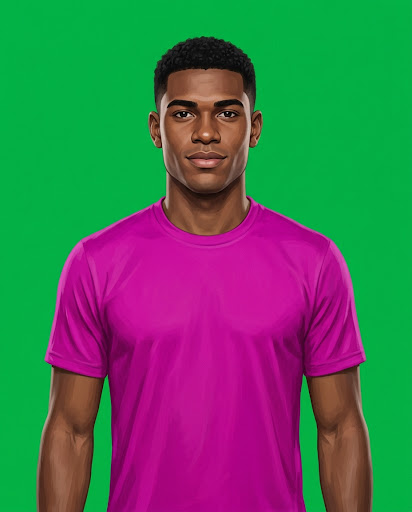
#> input picture docs/arte/visuais/visual-04/Image.jpeg, 412 x 512 px; its folder holds only this picture in this run
$ python processar_visuais.py
#> lines starting #> are read from the running program, lines starting #| are printed output that depends on the picture; after the words box and inside, x2 and y2 are one past the last pixel; in counts of white or black regions, pixels touching at a corner belong together
#!/usr/bin/env python3
"""Pós-processamento dos 10 retratos de visuais (docs/arte/visuais/visual-NN/Image*.jpeg).

Para cada imagem: (1) acha o fundo verde chapado e o torna transparente, sem franja verde nas bordas;
(2) reenquadra em 4:5 estendendo a tela (nunca corta o corpo): cabeça a 10% do topo e margem lateral de pelo menos 8%;
(3) troca a camisa magenta por cinza com a mesma luz e sombra e grava a máscara dela (o jogo pinta com a cor do clube);
(4) grava WebP com transparência em src/assets/visuais/visual-NN.webp e a máscara em visual-NN-camisa.webp.

Uso:
  uv run --with pillow --with numpy python docs/arte/processar_visuais.py [--saida pasta] [--largura 928] [--qualidade 90]
Autoteste:
  uv run --with pillow --with numpy python docs/arte/test_processar_visuais.py

Só mede e mexe em pixels: não reconhece rostos nem altera o personagem. A resolução não aumenta (a menos que --largura
peça uma ampliação por Lanczos, que só serve de provisório: o ideal é gerar de novo em 1856x2304).
"""
import argparse
import glob
import os
import sys

import numpy as np
from PIL import Image

RATIO = 0.8                 # 4:5
HEAD_TOP = 0.10             # topo da cabeça a 10% da altura
SIDE_MIN = 0.08             # margem lateral mínima (fração da largura), medida a 80% da altura
KEY_LO, KEY_HI = 0.30, 0.80  # faixa do "quanto é fundo" em que a transparência é parcial
SHIRT_LO, SHIRT_HI = 10.0, 40.0  # "quanto é magenta" (min(r, b) - g) em que a máscara da camisa é parcial; pele e cabelo ficam abaixo de 0
SHIRT_REF = 95               # percentil do brilho da camisa que vira branco no cinza (o tecido mais claro)


def _corner_color(img):
    h, w, _ = img.shape
    n = max(6, w // 60)
    patches = [img[:n, :n], img[:n, -n:], img[-n:, :n], img[-n:, -n:]]
    return np.mean([p.reshape(-1, 3).mean(0) for p in patches], axis=0)


def _greenness(img):
    """Quanto o pixel é 'verde de chroma': g acima do maior entre r e b."""
    return img[..., 1] - np.maximum(img[..., 0], img[..., 2])


def matte(img):
    """Opacidade 0..1 (0 = fundo). `img` é HxWx3 em float 0..255. O fundo é o verde dos cantos, de qualquer tom."""
    ref = _corner_color(img)
    ref_k = max(float(ref[1] - max(ref[0], ref[2])), 1.0)
    ratio = _greenness(img) / ref_k                     # 1 no fundo, <=0 em pele, cabelo e camisa
    t = np.clip((ratio - KEY_LO) / (KEY_HI - KEY_LO), 0.0, 1.0)
    t = t * t * (3 - 2 * t)                              # suaviza a borda
    return 1.0 - t


def despill(img, alpha):
    """Tira o verde que vaza do fundo nas bordas semitransparentes (g não passa do maior entre r e b)."""
    out = img.copy()
    edge = (alpha > 0.0) & (alpha < 0.98)
    cap = np.maximum(img[..., 0], img[..., 2])
    out[..., 1] = np.where(edge, np.minimum(img[..., 1], cap), img[..., 1])
    return out


def shirt_mask(img, alpha):
    """Quanto cada pixel é camisa (0..1): o magenta chapado do prompt (#CC00AA e suas sombras), só onde há pessoa."""
    mag = np.minimum(img[..., 0], img[..., 2]) - img[..., 1]
    return np.clip((mag - SHIRT_LO) / (SHIRT_HI - SHIRT_LO), 0.0, 1.0) * alpha


def neutralize(img, t):
    """Troca o magenta da camisa por cinza com a mesma luz e sombra: o tecido mais claro vira branco, para o jogo
    multiplicar pela cor do clube. Fora da máscara nada muda."""
    lum = img[..., 0] * 0.299 + img[..., 1] * 0.587 + img[..., 2] * 0.114
    core = t > 0.9
    ref = max(float(np.percentile(lum[core], SHIRT_REF)), 1.0) if core.any() else 255.0
    gray = np.round(np.clip(lum / ref, 0.0, 1.0) * 255)
    out = img * (1 - t[..., None]) + gray[..., None] * t[..., None]
    return np.where(t[..., None] > 0, np.round(out), img)


def _bbox_rows(alpha):
    rows = np.where((alpha > 0.5).sum(1) > max(2, alpha.shape[1] * 0.01))[0]
    return int(rows[0]), int(rows[-1])


def _side_margin_px(alpha):
    h, w = alpha.shape
    cols = np.where(alpha[int(h * 0.8)] > 0.5)[0]
    return int(min(cols[0], w - 1 - cols[-1])) if len(cols) else 0


def _frame(alpha):
    """Tamanho final (4:5) e posição do retrato nele: cabeça a 10% do topo e margens laterais >= 8%."""
    h, w = alpha.shape
    y_top, _ = _bbox_rows(alpha)
    m = _side_margin_px(alpha)
    t_head = max(0.0, (HEAD_TOP * h - y_top) / (1 - HEAD_TOP))    # folga em cima para a cabeça ficar a 10%
    h2a = h + t_head
    w2a = RATIO * h2a
    p_min = max(0.0, (SIDE_MIN * w - m) / (1 - 2 * SIDE_MIN))     # folga lateral (cada lado) para a margem >= 8%
    p_min = p_min + 1 if p_min > 0 else 0.0                       # +1 px: o arredondamento não pode comer a margem
    w2 = max(w2a, w + 2 * p_min)
    h2 = int(np.ceil(w2 / RATIO))                                  # sempre para cima: nunca corta nem encolhe a margem
    w2 = int(np.ceil(h2 * RATIO))
    return (w2, h2), ((w2 - w) // 2, h2 - h)                       # todo o acréscimo vai no topo: o corte da cintura fica


def _place(rgb, alpha, size, pos):
    h, w = alpha.shape
    rgba = np.zeros((h, w, 4), dtype=np.uint8)
    rgba[..., :3] = np.clip(rgb, 0, 255).astype(np.uint8)
    rgba[..., 3] = np.clip(alpha * 255 + 0.5, 0, 255).astype(np.uint8)
    canvas = Image.new('RGBA', size, (0, 0, 0, 0))
    canvas.paste(Image.fromarray(rgba, 'RGBA'), pos)
    return canvas


def processar(im):
    """Imagem PIL (fundo verde) -> RGBA 4:5 com a cabeça a 10% do topo e margens laterais >= 8%."""
    rgb = np.asarray(im.convert('RGB')).astype(float)
    alpha = matte(rgb)
    return _place(despill(rgb, alpha), alpha, *_frame(alpha))


def processar_com_camisa(im):
    """Como `processar`, com a camisa magenta trocada por cinza; devolve também a máscara da camisa (alfa), no mesmo quadro."""
    rgb = np.asarray(im.convert('RGB')).astype(float)
    alpha = matte(rgb)
    t = shirt_mask(rgb, alpha)
    size, pos = _frame(alpha)
    retrato = _place(neutralize(despill(rgb, alpha), t), alpha, size, pos)
    mascara = _place(np.full_like(rgb, 255.0), t, size, pos)
    return retrato, mascara


def medir(rgba):
    a = np.asarray(rgba)[..., 3].astype(float) / 255
    h, w = a.shape
    y_top, _ = _bbox_rows(a)
    m = _side_margin_px(a)
    cols = np.where(a[int(h * 0.8)] > 0.5)[0]
    return {'w': w, 'h': h, 'topo': 100 * y_top / h, 'margem_l': 100 * cols[0] / w if len(cols) else 0.0,
            'margem_r': 100 * (w - 1 - cols[-1]) / w if len(cols) else 0.0, 'transparente': 100 * float((a < 0.02).mean())}


def find_image(folder):
    found = []
    for ext in ('jpeg', 'jpg', 'png'):
        for pat in (f'[Ii]mage*.{ext}', f'[Ii]magem*.{ext}'):
            found.extend(glob.glob(os.path.join(folder, pat)))
    return max(found, key=os.path.getmtime) if found else None


def main():
    here = os.path.dirname(os.path.abspath(__file__))
    ap = argparse.ArgumentParser(description=__doc__.split('\n')[0])
    ap.add_argument('--fontes', default=os.path.join(here, 'visuais'))
    ap.add_argument('--saida', default=os.path.join(here, '..', '..', 'src', 'assets', 'visuais'))
    ap.add_argument('--largura', type=int, default=0, help='amplia por Lanczos até esta largura (só provisório)')
    ap.add_argument('--qualidade', type=int, default=90)
    args = ap.parse_args()
    os.makedirs(args.saida, exist_ok=True)
    folders = sorted(glob.glob(os.path.join(args.fontes, 'visual-*')))
    if not folders:
        print('nenhuma pasta visual-NN em', args.fontes); return 1
    print(f'{"visual":10} {"origem":>10} {"saída":>10} {"topo%":>6} {"marg L/R%":>10}  nota')
    bad = 0
    for d in folders:
        name = os.path.basename(d)
        src = find_image(d)
        if not src:
            print(f'{name:10} sem imagem'); bad += 1; continue
        im = Image.open(src)
#> im is the input picture: PIL image 412x512 RGB; mean R, G, B 77.7, 105.5, 88.5
        out, mask = processar_com_camisa(im)
#> in matte, `ref = _corner_color(img)`: ref = [3.92, 176.3, 70.58]
#> in matte, `ref_k = max(float(ref[1] - max(ref[0], ref[2])), 1.0)`: ref_k = 105.7
#> in _bbox_rows, `rows = np.where((alpha > 0.5).sum(1) > max(2, alpha.shape[1] * 0.01))[0]`: rows = 475 values from 37 to 511
#> in _frame, `y_top, _ = _bbox_rows(alpha)`: y_top = 37
#> in _side_margin_px, `cols = np.where(alpha[int(h * 0.8)] > 0.5)[0]`: cols = 291 values from 48 to 361
#> in _frame, `m = _side_margin_px(alpha)`: m = 48
#> in _frame, `t_head = max(0.0, (HEAD_TOP * h - y_top) / (1 - HEAD_TOP))`: t_head = 15.78
#> in _frame, `h2a = h + t_head`: h2a = 527.8
#> in _frame, `w2a = RATIO * h2a`: w2a = 422.2
#> in _frame, `p_min = max(0.0, (SIDE_MIN * w - m) / (1 - 2 * SIDE_MIN))`: p_min = 0
#> in _frame, `w2 = max(w2a, w + 2 * p_min)`: w2 = 422.2
#> in _frame, `h2 = int(np.ceil(w2 / RATIO))`: h2 = 528
#> in _frame, `w2 = int(np.ceil(h2 * RATIO))`: w2 = 423
#> in processar_com_camisa, `size, pos = _frame(alpha)`: size = (423, 528); pos = (5, 16)
#> in despill, `edge = (alpha > 0.0) & (alpha < 0.98)`:
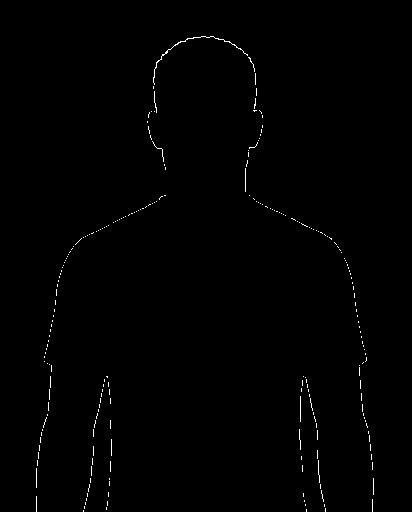
#> edge: shape (512, 412) bool; 0.55% white in thin lines or dots, all inside (x1, y1, x2, y2) = (36, 36, 374, 512)
#> in despill, `cap = np.maximum(img[..., 0], img[..., 2])`:
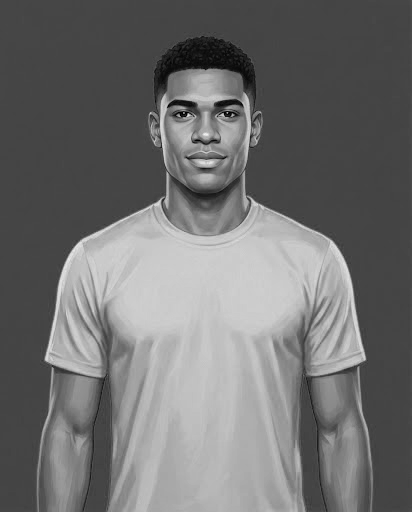
#> cap: shape (512, 412) float64; min 0, max 241, mean 111.5
#> in despill, `out[..., 1] = np.where(edge, np.minimum(img[..., 1], cap), img[..., 1])`: out: shape (512, 412, 3) float64; mean R, G, B 77.7, 105.1, 88.5
#> in neutralize, `lum = img[..., 0] * 0.299 + img[..., 1] * 0.587 + img[..., 2] * 0.114`:
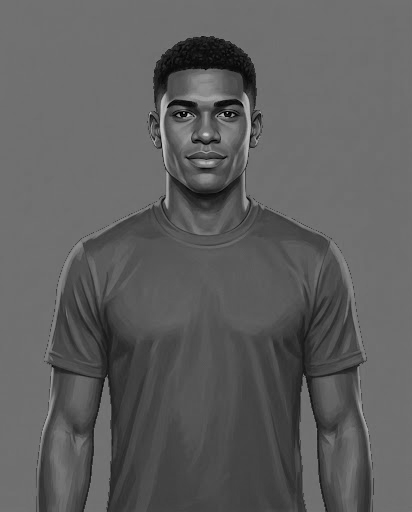
#> lum: shape (512, 412) float64; min 0, max 211, mean 95
#> in neutralize, `core = t > 0.9`:
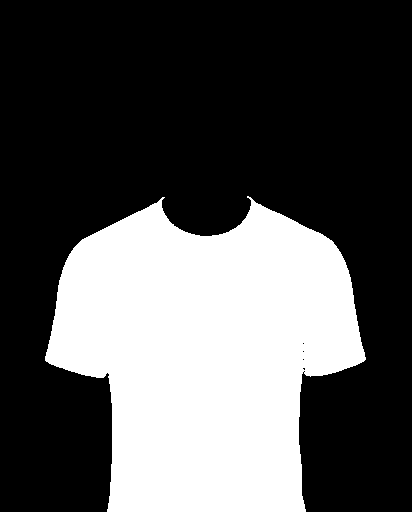
#> core: shape (512, 412) bool; 33.3% white; 1 white region, box (x1, y1, x2, y2) and area: (45, 196, 366, 512) 70183
#> in neutralize, `ref = max(float(np.percentile(lum[core], SHIRT_REF)), 1.0) if core.any..`: ref = 94.16
#> in neutralize, `out = img * (1 - t[..., None]) + gray[..., None] * t[..., None]`:
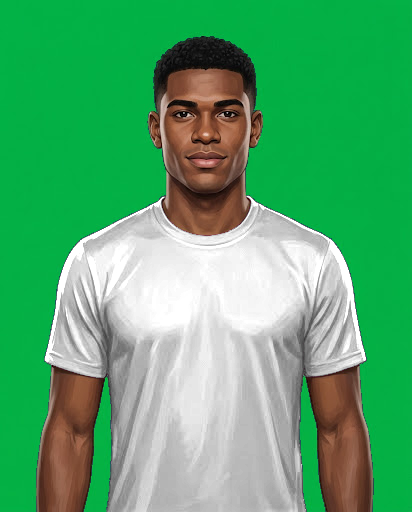
#> out: shape (512, 412, 3) float64; mean R, G, B 86.3, 168.8, 111.6
#> in _place, `h, w = alpha.shape`: h = 512; w = 412
#> in _place, `canvas = Image.new('RGBA', size, (0, 0, 0, 0))`: canvas: PIL image 423x528 RGBA; every value is 0
#> in _place, `canvas.paste(Image.fromarray(rgba, 'RGBA'), pos)`:
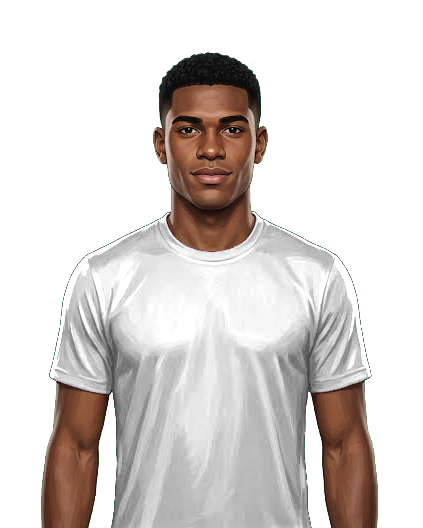
#> canvas: PIL image 423x528 RGBA; mean R, G, B, A 81.5, 159.4, 105.4, 117.3; transparent parts drawn white
#> in _place (call 2), `rgba[..., :3] = np.clip(rgb, 0, 255).astype(np.uint8)`: rgb: shape (512, 412, 3) float64; every value is 255
        if args.largura and out.size[0] != args.largura:
            size = (args.largura, int(round(args.largura / RATIO)))
            out, mask = out.resize(size, Image.LANCZOS), mask.resize(size, Image.LANCZOS)
        r = medir(out)
#> in medir, `a = np.asarray(rgba)[..., 3].astype(float) / 255`:
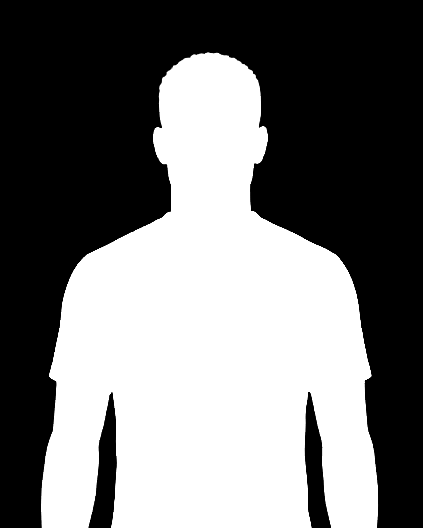
#> a: shape (528, 423) float64; min 0, max 1, mean 0.46
#> in medir, `y_top, _ = _bbox_rows(a)`: y_top = 53
#> in medir, `m = _side_margin_px(a)`: m = 54
#> in medir, `cols = np.where(a[int(h * 0.8)] > 0.5)[0]`: cols = 290 values from 54 to 366
#> r = {'w': 423, 'h': 528, 'topo': 10.04, 'margem_l': 12.77, 'margem_r': 13.24, 'transparente': 53.76}
        notes = []
        if not (9.0 <= r['topo'] <= 15.0):
            notes.append('cabeça fora de 9–15%')
        if min(r['margem_l'], r['margem_r']) < 7.9:
            notes.append('margem lateral < 8%')
        if im.size[0] < 900:
            notes.append('origem em baixa resolução (provisório)')
        bad += bool([n for n in notes if 'provisório' not in n])
        out.save(os.path.join(args.saida, f'{name}.webp'), 'WEBP', quality=args.qualidade, alpha_quality=100, method=6)
        mask.save(os.path.join(args.saida, f'{name}-camisa.webp'), 'WEBP', quality=args.qualidade, alpha_quality=100, method=6)
        print(f'{name:10} {im.size[0]}x{im.size[1]:<5} {out.size[0]}x{out.size[1]:<5} {r["topo"]:>6.1f} {r["margem_l"]:>4.0f}/{r["margem_r"]:<4.0f}  {"; ".join(notes) or "OK"}')
#| visual-04  412x512   423x528     10.0   13/13    origem em baixa resolução (provisório)
#> pass 2 of the loop in main, `for d in folders:`:
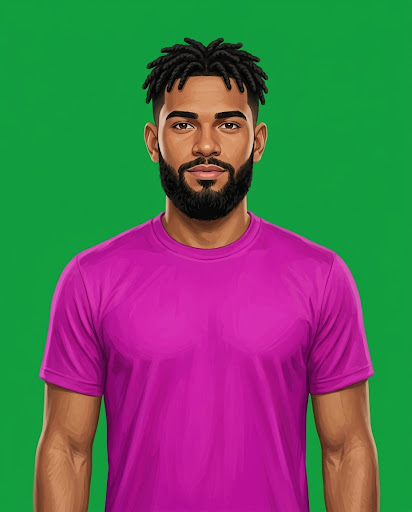
#> input picture docs/arte/visuais/visual-08/Image.jpeg, 412 x 512 px
#> in main, im is the input picture: PIL image 412x512 RGB; mean R, G, B 92.5, 101.1, 91.1
#> in despill (call 2), `edge = (alpha > 0.0) & (alpha < 0.98)`:
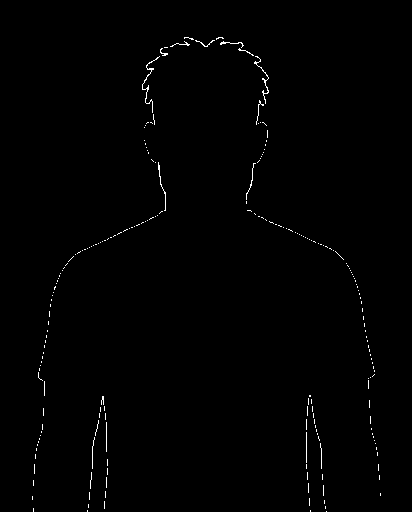
#> edge: shape (512, 412) bool; 0.62% white in thin lines or dots, all inside (x1, y1, x2, y2) = (32, 37, 381, 512)
#> core: shape (512, 412) bool; 33.7% white; 1 white region, box (x1, y1, x2, y2) and area: (39, 212, 374, 512) 71005
#> in _place (call 3), `canvas.paste(Image.fromarray(rgba, 'RGBA'), pos)`:
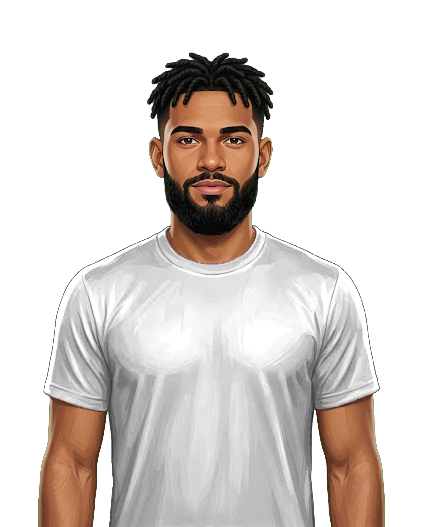
#> canvas: PIL image 422x527 RGBA; mean R, G, B, A 92.9, 151.8, 103.7, 121.3; transparent parts drawn white
#> r = {'w': 422, 'h': 527, 'topo': 10.06, 'margem_l': 11.61, 'margem_r': 11.14, 'transparente': 52.19}
#| visual-08  412x512   422x527     10.1   12/11    origem em baixa resolução (provisório)
    return 1 if bad else 0


if __name__ == '__main__':
#> (the run stopped early here; a loop or call above may not have finished)
